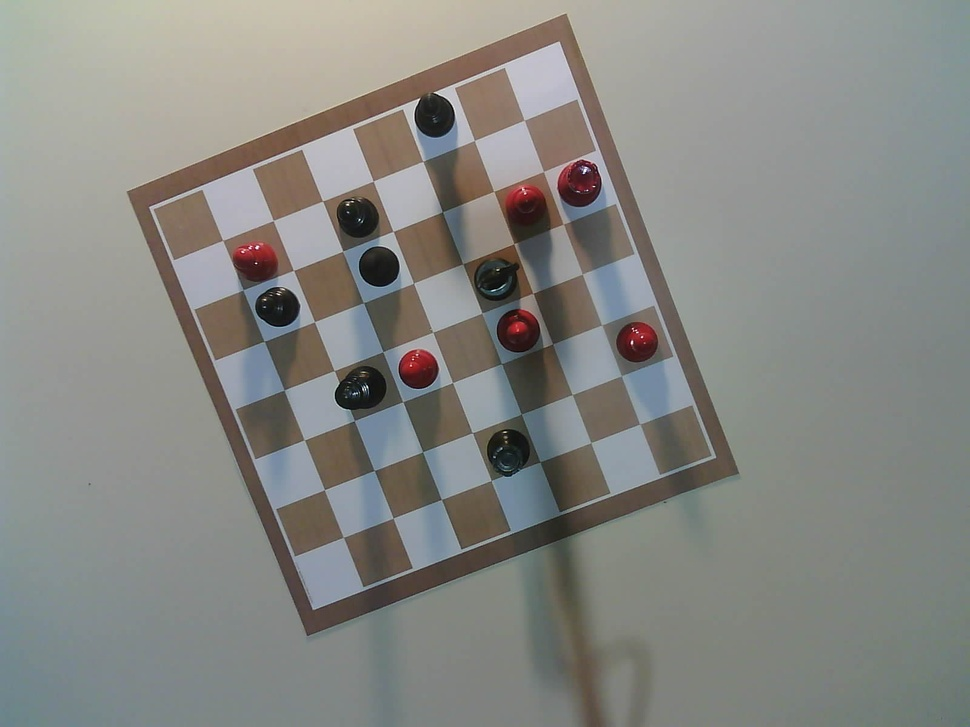
#> input picture tom.jpg, 970 x 727 px, shrunk from 1600 x 1200 before the run, found by its file name
$ python calibracion.py
#> lines starting #> are read from the running program, lines starting #| are printed output that depends on the picture
import numpy as np
import matplotlib.pyplot as plt
from PIL import Image
import matplotlib.widgets as widgets


fig = plt.figure()
ax = fig.add_subplot(111)


class SquareSelection():
    x_initial = 0
    y_initial = 0
    x_release = 0
    y_release = 0

selec = SquareSelection()

def onselect(eclick, erelease):
    if eclick.ydata>erelease.ydata:
        eclick.ydata,erelease.ydata=erelease.ydata,eclick.ydata
    if eclick.xdata>erelease.xdata:
        eclick.xdata,erelease.xdata=erelease.xdata,eclick.xdata
    ax.set_ylim(erelease.ydata,eclick.ydata)
    ax.set_xlim(eclick.xdata,erelease.xdata)
    fig.canvas.draw()
    selec.x_initial = int(eclick.xdata)
    selec.y_initial = int(eclick.ydata)
    selec.x_release = int(erelease.xdata)
    selec.y_release = int(erelease.ydata)

def calibrar(filename):
    input(" Seleccione en la imagen el tablero ...")
#> the answer given: tom.jpg
    im = Image.open(filename)
#> im is the input picture: PIL image 970x727 RGB; mean R, G, B 134.5, 135.2, 131.1
    arr = np.asarray(im)
    plt_image = plt.imshow(arr)
    rs = widgets.RectangleSelector(
        ax, onselect, interactive=True,
        props = dict(facecolor='red', edgecolor = 'black', alpha=0.5, fill=True))
    plt.show()
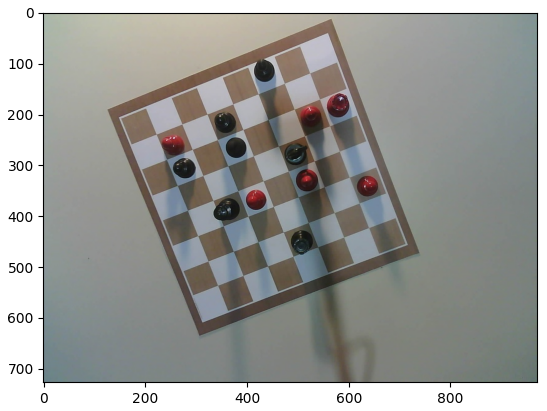
#> figure drawn by matplotlib, 1 panel

calibrar("/home/tom/universidad/LIDI/cv-tablero/tom.jpg")
